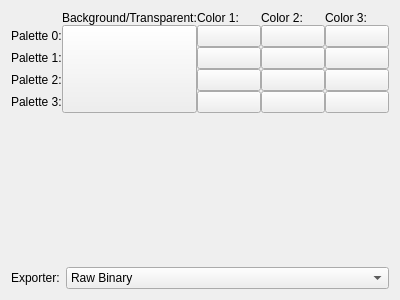
<?xml version="1.0" encoding="UTF-8"?>
<ui version="4.0">
 <class>AttributeTableEditorForm</class>
 <widget class="QWidget" name="AttributeTableEditorForm">
  <property name="geometry">
   <rect>
    <x>0</x>
    <y>0</y>
    <width>400</width>
    <height>300</height>
   </rect>
  </property>
  <property name="windowTitle">
   <string>Dialog</string>
  </property>
  <layout class="QGridLayout" name="gridLayout_2">
   <item row="0" column="0" colspan="2">
    <layout class="QGridLayout" name="gridLayout">
     <property name="spacing">
      <number>0</number>
     </property>
     <item row="1" column="1" rowspan="5">
      <widget class="QtColorPicker" name="bkgndcol">
       <property name="sizePolicy">
        <sizepolicy hsizetype="Minimum" vsizetype="Minimum">
         <horstretch>0</horstretch>
         <verstretch>0</verstretch>
        </sizepolicy>
       </property>
       <property name="text">
        <string/>
       </property>
      </widget>
     </item>
     <item row="0" column="1">
      <widget class="QLabel" name="label_5">
       <property name="text">
        <string>Background/Transparent:</string>
       </property>
      </widget>
     </item>
     <item row="0" column="3">
      <widget class="QLabel" name="label_6">
       <property name="text">
        <string>Color 1:</string>
       </property>
      </widget>
     </item>
     <item row="0" column="4">
      <widget class="QLabel" name="label_7">
       <property name="text">
        <string>Color 2:</string>
       </property>
      </widget>
     </item>
     <item row="0" column="5">
      <widget class="QLabel" name="label_8">
       <property name="text">
        <string>Color 3:</string>
       </property>
      </widget>
     </item>
     <item row="2" column="3">
      <widget class="QtColorPicker" name="pal0col1">
       <property name="text">
        <string/>
       </property>
      </widget>
     </item>
     <item row="3" column="3">
      <widget class="QtColorPicker" name="pal1col1">
       <property name="text">
        <string/>
       </property>
      </widget>
     </item>
     <item row="4" column="3">
      <widget class="QtColorPicker" name="pal2col1">
       <property name="text">
        <string/>
       </property>
      </widget>
     </item>
     <item row="5" column="3">
      <widget class="QtColorPicker" name="pal3col1">
       <property name="text">
        <string/>
       </property>
      </widget>
     </item>
     <item row="2" column="4">
      <widget class="QtColorPicker" name="pal0col2">
       <property name="text">
        <string/>
       </property>
      </widget>
     </item>
     <item row="2" column="5">
      <widget class="QtColorPicker" name="pal0col3">
       <property name="text">
        <string/>
       </property>
      </widget>
     </item>
     <item row="4" column="5">
      <widget class="QtColorPicker" name="pal2col3">
       <property name="text">
        <string/>
       </property>
      </widget>
     </item>
     <item row="4" column="4">
      <widget class="QtColorPicker" name="pal2col2">
       <property name="text">
        <string/>
       </property>
      </widget>
     </item>
     <item row="5" column="4">
      <widget class="QtColorPicker" name="pal3col2">
       <property name="text">
        <string/>
       </property>
      </widget>
     </item>
     <item row="5" column="5">
      <widget class="QtColorPicker" name="pal3col3">
       <property name="text">
        <string/>
       </property>
      </widget>
     </item>
     <item row="3" column="4">
      <widget class="QtColorPicker" name="pal1col2">
       <property name="text">
        <string/>
       </property>
      </widget>
     </item>
     <item row="3" column="5">
      <widget class="QtColorPicker" name="pal1col3">
       <property name="text">
        <string/>
       </property>
      </widget>
     </item>
     <item row="5" column="0">
      <widget class="QLabel" name="label_3">
       <property name="sizePolicy">
        <sizepolicy hsizetype="Fixed" vsizetype="Preferred">
         <horstretch>0</horstretch>
         <verstretch>0</verstretch>
        </sizepolicy>
       </property>
       <property name="text">
        <string>Palette 3:</string>
       </property>
      </widget>
     </item>
     <item row="4" column="0">
      <widget class="QLabel" name="label_2">
       <property name="sizePolicy">
        <sizepolicy hsizetype="Fixed" vsizetype="Preferred">
         <horstretch>0</horstretch>
         <verstretch>0</verstretch>
        </sizepolicy>
       </property>
       <property name="text">
        <string>Palette 2:</string>
       </property>
      </widget>
     </item>
     <item row="3" column="0">
      <widget class="QLabel" name="label_4">
       <property name="sizePolicy">
        <sizepolicy hsizetype="Fixed" vsizetype="Preferred">
         <horstretch>0</horstretch>
         <verstretch>0</verstretch>
        </sizepolicy>
       </property>
       <property name="text">
        <string>Palette 1:</string>
       </property>
      </widget>
     </item>
     <item row="2" column="0">
      <widget class="QLabel" name="label">
       <property name="sizePolicy">
        <sizepolicy hsizetype="Fixed" vsizetype="Preferred">
         <horstretch>0</horstretch>
         <verstretch>0</verstretch>
        </sizepolicy>
       </property>
       <property name="text">
        <string>Palette 0:</string>
       </property>
      </widget>
     </item>
    </layout>
   </item>
   <item row="6" column="0" colspan="2">
    <spacer name="verticalSpacer">
     <property name="orientation">
      <enum>Qt::Vertical</enum>
     </property>
     <property name="sizeHint" stdset="0">
      <size>
       <width>20</width>
       <height>40</height>
      </size>
     </property>
    </spacer>
   </item>
   <item row="7" column="0" colspan="2">
    <layout class="QFormLayout" name="formLayout">
     <item row="0" column="0">
      <widget class="QLabel" name="label_9">
       <property name="text">
        <string>Exporter:</string>
       </property>
      </widget>
     </item>
     <item row="0" column="1">
      <widget class="QComboBox" name="comboBox">
       <item>
        <property name="text">
         <string>Raw Binary</string>
        </property>
       </item>
       <item>
        <property name="text">
         <string>Source Code</string>
        </property>
       </item>
       <item>
        <property name="text">
         <string>Via Lua Script</string>
        </property>
       </item>
      </widget>
     </item>
    </layout>
   </item>
  </layout>
 </widget>
 <customwidgets>
  <customwidget>
   <class>QtColorPicker</class>
   <extends>QPushButton</extends>
   <header location="global">qtcolorpicker.h</header>
  </customwidget>
 </customwidgets>
 <resources/>
 <connections/>
</ui>
